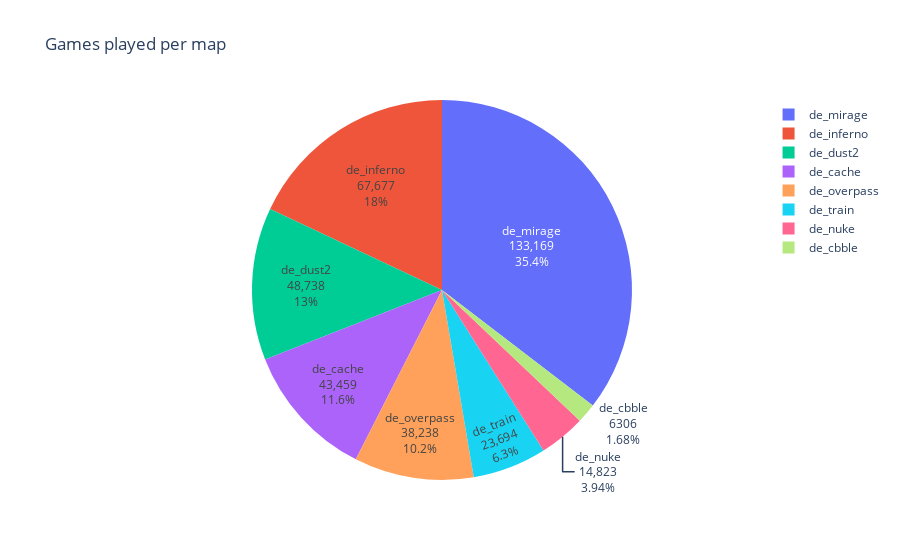

Notebook cell for this chart:
### Code cell
fig = px.pie(values =Maps["TimesPlayed"],
             names = Maps.index,
             title = "Games played per map")
fig.update_traces(textinfo='percent+label+value')

fig.show()

### Figure 1 — Plotly figure (JSON) as saved in the notebook; plotly's stock layout.template omitted (floating-point values rounded to 4 significant figures)
{"data": [{"domain": {"x": [0, 1], "y": [0, 1]}, "hovertemplate": "label=%{label}<br>value=%{value}<extra></extra>", "labels": ["de_cbble", "de_nuke", "de_train", "de_overpass", "de_cache", "de_dust2", "de_inferno", "de_mirage"], "legendgroup": "", "name": "", "showlegend": true, "textinfo": "percent+label+value", "type": "pie", "values": [6306, 14823, 23694, 38238, 43459, 48738, 67677, 133169]}], "layout": {"legend": {"tracegroupgap": 0}, "title": {"text": "Games played per map"}}}
